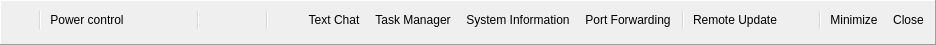
<?xml version="1.0" encoding="UTF-8"?>
<ui version="4.0">
 <class>DesktopToolBar</class>
 <widget class="QFrame" name="DesktopToolBar">
  <property name="geometry">
   <rect>
    <x>0</x>
    <y>0</y>
    <width>343</width>
    <height>45</height>
   </rect>
  </property>
  <property name="sizePolicy">
   <sizepolicy hsizetype="Minimum" vsizetype="Minimum">
    <horstretch>0</horstretch>
    <verstretch>0</verstretch>
   </sizepolicy>
  </property>
  <property name="windowTitle">
   <string notr="true"/>
  </property>
  <property name="autoFillBackground">
   <bool>true</bool>
  </property>
  <property name="frameShape">
   <enum>QFrame::Shape::Panel</enum>
  </property>
  <property name="frameShadow">
   <enum>QFrame::Shadow::Raised</enum>
  </property>
  <layout class="QVBoxLayout" name="verticalLayout">
   <property name="spacing">
    <number>0</number>
   </property>
   <property name="leftMargin">
    <number>0</number>
   </property>
   <property name="topMargin">
    <number>0</number>
   </property>
   <property name="rightMargin">
    <number>0</number>
   </property>
   <property name="bottomMargin">
    <number>0</number>
   </property>
   <item>
    <widget class="QToolBar" name="toolbar">
     <property name="sizePolicy">
      <sizepolicy hsizetype="Minimum" vsizetype="Minimum">
       <horstretch>0</horstretch>
       <verstretch>0</verstretch>
      </sizepolicy>
     </property>
     <property name="iconSize">
      <size>
       <width>22</width>
       <height>22</height>
      </size>
     </property>
     <addaction name="action_pin"/>
     <addaction name="separator"/>
     <addaction name="action_power_control"/>
     <addaction name="action_cad"/>
     <addaction name="action_settings"/>
     <addaction name="separator"/>
     <addaction name="action_autosize"/>
     <addaction name="action_fullscreen"/>
     <addaction name="separator"/>
     <addaction name="action_file_transfer"/>
     <addaction name="action_text_chat"/>
     <addaction name="action_task_manager"/>
     <addaction name="action_system_info"/>
     <addaction name="action_port_forwarding"/>
     <addaction name="separator"/>
     <addaction name="action_update"/>
     <addaction name="action_menu"/>
     <addaction name="separator"/>
     <addaction name="action_minimize"/>
     <addaction name="action_close"/>
    </widget>
   </item>
   <item>
    <widget class="QFrame" name="frame">
     <property name="sizePolicy">
      <sizepolicy hsizetype="Preferred" vsizetype="Fixed">
       <horstretch>0</horstretch>
       <verstretch>0</verstretch>
      </sizepolicy>
     </property>
     <property name="minimumSize">
      <size>
       <width>0</width>
       <height>4</height>
      </size>
     </property>
     <property name="maximumSize">
      <size>
       <width>16777215</width>
       <height>5</height>
      </size>
     </property>
     <property name="frameShape">
      <enum>QFrame::Shape::NoFrame</enum>
     </property>
     <property name="frameShadow">
      <enum>QFrame::Shadow::Raised</enum>
     </property>
     <property name="lineWidth">
      <number>0</number>
     </property>
    </widget>
   </item>
  </layout>
  <action name="action_pin">
   <property name="checkable">
    <bool>true</bool>
   </property>
   <property name="icon">
    <iconset resource="../../../common/resources/common.qrc">
     <normaloff>:/img/pin.png</normaloff>:/img/pin.png</iconset>
   </property>
   <property name="text">
    <string notr="true"/>
   </property>
   <property name="toolTip">
    <string>Lock toolbar</string>
   </property>
  </action>
  <action name="action_settings">
   <property name="icon">
    <iconset resource="../../../common/resources/common.qrc">
     <normaloff>:/img/settings.png</normaloff>:/img/settings.png</iconset>
   </property>
   <property name="text">
    <string notr="true"/>
   </property>
   <property name="toolTip">
    <string>Session configuration</string>
   </property>
  </action>
  <action name="action_autosize">
   <property name="icon">
    <iconset resource="../../../common/resources/common.qrc">
     <normaloff>:/img/arrow-in-out.png</normaloff>:/img/arrow-in-out.png</iconset>
   </property>
   <property name="text">
    <string notr="true"/>
   </property>
   <property name="toolTip">
    <string>Automatic window size</string>
   </property>
  </action>
  <action name="action_fullscreen">
   <property name="checkable">
    <bool>true</bool>
   </property>
   <property name="icon">
    <iconset resource="../../../common/resources/common.qrc">
     <normaloff>:/img/application-resize-full.png</normaloff>:/img/application-resize-full.png</iconset>
   </property>
   <property name="text">
    <string notr="true"/>
   </property>
   <property name="toolTip">
    <string>Switch to full screen mode or back</string>
   </property>
  </action>
  <action name="action_autoscroll">
   <property name="checkable">
    <bool>true</bool>
   </property>
   <property name="checked">
    <bool>true</bool>
   </property>
   <property name="text">
    <string>Automatic scrolling</string>
   </property>
  </action>
  <action name="action_cad">
   <property name="icon">
    <iconset resource="../../../common/resources/common.qrc">
     <normaloff>:/img/ctrl-alt-del.png</normaloff>:/img/ctrl-alt-del.png</iconset>
   </property>
   <property name="text">
    <string notr="true"/>
   </property>
   <property name="toolTip">
    <string>Send Ctrl+Alt+Delete</string>
   </property>
  </action>
  <action name="action_menu">
   <property name="icon">
    <iconset resource="../../../common/resources/common.qrc">
     <normaloff>:/img/menu.png</normaloff>:/img/menu.png</iconset>
   </property>
   <property name="text">
    <string notr="true"/>
   </property>
   <property name="toolTip">
    <string>Advanced menu</string>
   </property>
  </action>
  <action name="action_screenshot">
   <property name="text">
    <string>Save screenshot...</string>
   </property>
   <property name="iconText">
    <string>Save screenshot...</string>
   </property>
   <property name="toolTip">
    <string>Save screenshot...</string>
   </property>
  </action>
  <action name="action_file_transfer">
   <property name="icon">
    <iconset resource="../../../common/resources/common.qrc">
     <normaloff>:/img/folder-stand.png</normaloff>:/img/folder-stand.png</iconset>
   </property>
   <property name="text">
    <string/>
   </property>
   <property name="toolTip">
    <string>File transfer</string>
   </property>
  </action>
  <action name="action_scale">
   <property name="checkable">
    <bool>true</bool>
   </property>
   <property name="text">
    <string>Scale</string>
   </property>
  </action>
  <action name="action_send_key_combinations">
   <property name="checkable">
    <bool>true</bool>
   </property>
   <property name="checked">
    <bool>true</bool>
   </property>
   <property name="text">
    <string>Send key combinations</string>
   </property>
  </action>
  <action name="action_power_control">
   <property name="icon">
    <iconset resource="../../../common/resources/common.qrc">
     <normaloff>:/img/lightning.png</normaloff>:/img/lightning.png</iconset>
   </property>
   <property name="text">
    <string>Power control</string>
   </property>
   <property name="toolTip">
    <string>Power control</string>
   </property>
   <property name="visible">
    <bool>false</bool>
   </property>
  </action>
  <action name="action_shutdown">
   <property name="text">
    <string>Shutdown</string>
   </property>
  </action>
  <action name="action_reboot">
   <property name="text">
    <string>Reboot</string>
   </property>
  </action>
  <action name="action_logoff">
   <property name="text">
    <string>Logoff</string>
   </property>
  </action>
  <action name="action_lock">
   <property name="text">
    <string>Lock</string>
   </property>
  </action>
  <action name="action_update">
   <property name="icon">
    <iconset resource="../../../common/resources/common.qrc">
     <normaloff>:/img/update.png</normaloff>:/img/update.png</iconset>
   </property>
   <property name="text">
    <string>Remote Update</string>
   </property>
   <property name="visible">
    <bool>false</bool>
   </property>
  </action>
  <action name="action_system_info">
   <property name="icon">
    <iconset resource="../../../common/resources/common.qrc">
     <normaloff>:/img/computer_info.png</normaloff>:/img/computer_info.png</iconset>
   </property>
   <property name="text">
    <string>System Information</string>
   </property>
   <property name="visible">
    <bool>false</bool>
   </property>
  </action>
  <action name="action_close">
   <property name="icon">
    <iconset resource="../../../common/resources/common.qrc">
     <normaloff>:/img/cross-button.png</normaloff>:/img/cross-button.png</iconset>
   </property>
   <property name="text">
    <string>Close</string>
   </property>
   <property name="toolTip">
    <string>Close session</string>
   </property>
  </action>
  <action name="action_scale100">
   <property name="checkable">
    <bool>true</bool>
   </property>
   <property name="checked">
    <bool>true</bool>
   </property>
   <property name="text">
    <string notr="true">100%</string>
   </property>
  </action>
  <action name="action_scale90">
   <property name="checkable">
    <bool>true</bool>
   </property>
   <property name="text">
    <string notr="true">90%</string>
   </property>
  </action>
  <action name="action_scale80">
   <property name="checkable">
    <bool>true</bool>
   </property>
   <property name="text">
    <string notr="true">80%</string>
   </property>
  </action>
  <action name="action_scale70">
   <property name="checkable">
    <bool>true</bool>
   </property>
   <property name="text">
    <string notr="true">70%</string>
   </property>
  </action>
  <action name="action_scale60">
   <property name="checkable">
    <bool>true</bool>
   </property>
   <property name="text">
    <string notr="true">60%</string>
   </property>
  </action>
  <action name="action_scale50">
   <property name="checkable">
    <bool>true</bool>
   </property>
   <property name="text">
    <string notr="true">50%</string>
   </property>
  </action>
  <action name="action_fit_window">
   <property name="checkable">
    <bool>true</bool>
   </property>
   <property name="text">
    <string>Fit window</string>
   </property>
  </action>
  <action name="action_minimize">
   <property name="icon">
    <iconset resource="../../../common/resources/common.qrc">
     <normaloff>:/img/navigation-270-button.png</normaloff>:/img/navigation-270-button.png</iconset>
   </property>
   <property name="text">
    <string>Minimize</string>
   </property>
   <property name="toolTip">
    <string>Minimize window</string>
   </property>
  </action>
  <action name="action_statistics">
   <property name="text">
    <string>Statistics</string>
   </property>
   <property name="toolTip">
    <string>Statistics</string>
   </property>
  </action>
  <action name="action_reboot_safe_mode">
   <property name="text">
    <string>Reboot (Safe mode)</string>
   </property>
   <property name="toolTip">
    <string>Reboot in safe mode</string>
   </property>
  </action>
  <action name="action_paste_clipboard_as_keystrokes">
   <property name="text">
    <string>Paste clipboard as keystrokes</string>
   </property>
  </action>
  <action name="action_text_chat">
   <property name="icon">
    <iconset resource="../../../common/resources/common.qrc">
     <normaloff>:/img/text-chat.png</normaloff>:/img/text-chat.png</iconset>
   </property>
   <property name="text">
    <string>Text Chat</string>
   </property>
   <property name="toolTip">
    <string>Text Chat</string>
   </property>
   <property name="visible">
    <bool>false</bool>
   </property>
  </action>
  <action name="action_recording_settings">
   <property name="text">
    <string>Recording settings...</string>
   </property>
  </action>
  <action name="action_start_recording">
   <property name="icon">
    <iconset resource="../../../common/resources/common.qrc">
     <normaloff>:/img/control-record.png</normaloff>:/img/control-record.png</iconset>
   </property>
   <property name="text">
    <string>Start recording</string>
   </property>
   <property name="toolTip">
    <string>Start recording</string>
   </property>
  </action>
  <action name="action_task_manager">
   <property name="icon">
    <iconset resource="../../../common/resources/common.qrc">
     <normaloff>:/img/task-manager.png</normaloff>:/img/task-manager.png</iconset>
   </property>
   <property name="text">
    <string>Task Manager</string>
   </property>
   <property name="toolTip">
    <string>Task Manager</string>
   </property>
   <property name="visible">
    <bool>false</bool>
   </property>
  </action>
  <action name="action_pause_video">
   <property name="checkable">
    <bool>true</bool>
   </property>
   <property name="enabled">
    <bool>false</bool>
   </property>
   <property name="text">
    <string>Pause video when minimizing</string>
   </property>
   <property name="visible">
    <bool>false</bool>
   </property>
  </action>
  <action name="action_pause_audio">
   <property name="checkable">
    <bool>true</bool>
   </property>
   <property name="text">
    <string>Pause audio when minimizing</string>
   </property>
   <property name="visible">
    <bool>false</bool>
   </property>
  </action>
  <action name="action_port_forwarding">
   <property name="icon">
    <iconset resource="../../../host/ui/resources.qrc">
     <normaloff>:/img/port-forwarding.png</normaloff>:/img/port-forwarding.png</iconset>
   </property>
   <property name="text">
    <string>Port Forwarding</string>
   </property>
   <property name="toolTip">
    <string>Port Forwarding</string>
   </property>
   <property name="visible">
    <bool>false</bool>
   </property>
  </action>
 </widget>
 <resources>
  <include location="../../../common/resources/common.qrc"/>
  <include location="../../../host/ui/resources.qrc"/>
 </resources>
 <connections/>
</ui>
